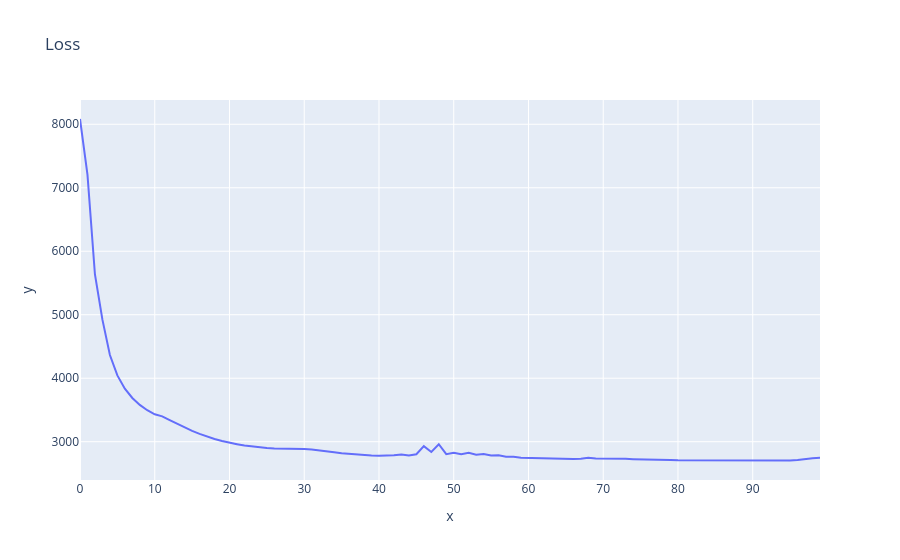
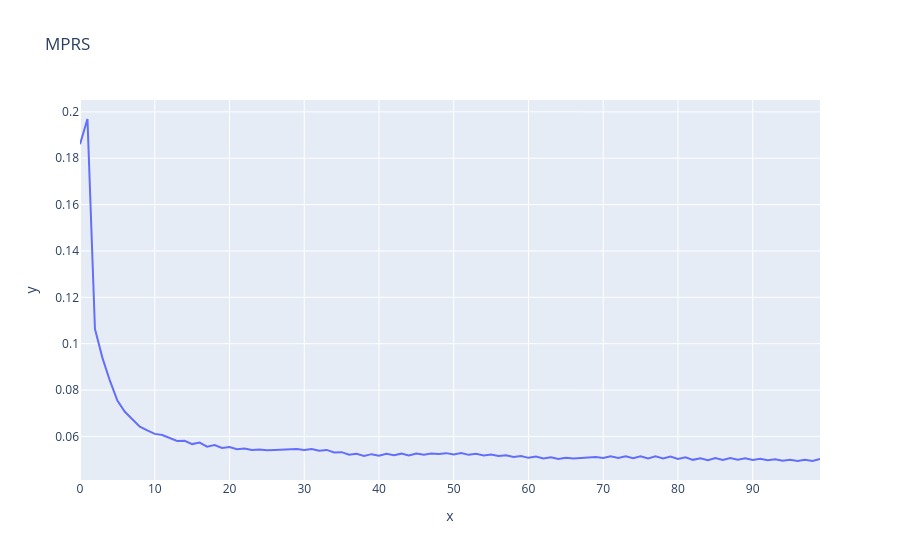

The code cell stored with these charts, in order, in its notebook:
### Code cell
px.line(x=range(len(lmf.losses)), y=lmf.losses.cpu(), title="Loss").show()
px.line(x=range(len(lmf.mpr_history)), y=lmf.mpr_history.cpu(), title="MPRS").show()
